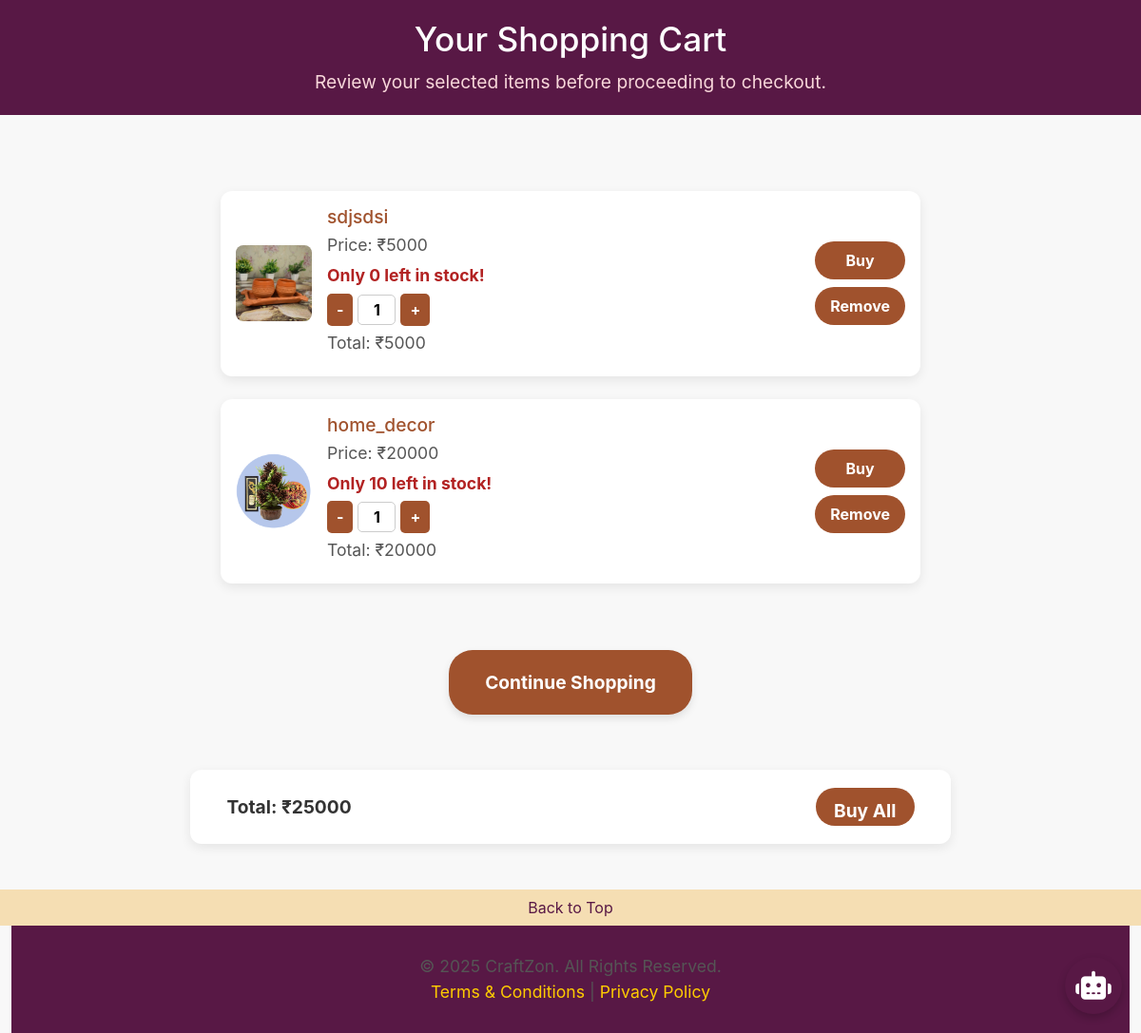
Screenshot of /user/cart.php (signed in) with the database file from the repository.
### tables this page shows
CREATE TABLE `user_cart` (
  `cart_id` int(11) NOT NULL,
  `user_id` int(11) NOT NULL,
  `product_id` int(11) NOT NULL,
  `quantity` int(11) DEFAULT 1,
  `added_at` timestamp NOT NULL DEFAULT current_timestamp()
);

CREATE TABLE `product_table` (
  `product_id` int(11) NOT NULL,
  `product_name` varchar(25) NOT NULL,
  `crafted_by` varchar(25) NOT NULL,
  `category` varchar(25) NOT NULL,
  `price` int(11) NOT NULL,
  `stock_quantity` int(11) NOT NULL,
  `stock_status` enum('in stock','out of stock') NOT NULL,
  `product_description` varchar(200) NOT NULL,
  `image` varchar(255) NOT NULL,
  `created_at` datetime NOT NULL DEFAULT current_timestamp(),
  `status` enum('active','suspend') NOT NULL
);

### user/cart.php (the view, shortened to what this page needs)
<?php
$con = mysqli_connect("localhost", "root", "", "craftzon");
$uid = $_SESSION['users_id'] ?? 0;
$sel = "SELECT * FROM user_cart WHERE user_id = $uid";
$res = mysqli_query($con, $sel);
?>
<!DOCTYPE html>
<html lang="en">
<head>
<link href="https://cdnjs.cloudflare.com/ajax/libs/bootstrap/5.3.2/css/bootstrap.min.css" rel="stylesheet">
<link href='https://cdnjs.cloudflare.com/ajax/libs/font-awesome/6.7.2/css/all.min.css' rel='stylesheet'>
</head>
<body id="top1">
<div class="header">
    <h1>Your Shopping Cart</h1>
	<p style="margin-top: 10px; font-size: 1.2rem; color: #f8d7da;">
        Review your selected items before proceeding to checkout.
    </p>
</div>
<br><br>
<?php
 if (mysqli_num_rows($res) > 0): ?>
    <div class="cart-list">
    <?php
    while ($row = mysqli_fetch_array($res)):
        $pid = $row['product_id'];
        $selpr = "SELECT * FROM product_table WHERE product_id = '$pid'";
        $respr = mysqli_query($con, $selpr);
        $rowp = mysqli_fetch_array($respr);
    ?>
        <div class="cart-card" data-cartid="<?= $row['cart_id'] ?>" data-price="<?= $rowp['price'] ?>" data-pid="<?= $pid ?>" data-stock="<?= $rowp['stock_quantity'] ?>">
            <img src="../<?= $rowp['image'] ?>" class="cart-image">
            <div class="cart-details">
                <h5><?= $rowp['product_name'] ?></h5>
                <p>Price: ₹<?= $rowp['price'] ?></p>
                <?php
 if ($rowp['stock_quantity'] <= 10): ?>
            <p style="color:#B22222; font-weight:bold;">Only <?= $rowp['stock_quantity'] ?> left in stock!</p>
            <?php
 endif; ?>
                <div class="quantity-selector">
                    <button type="button" class="qty-btn" onclick="changeQty(<?= $row['cart_id'] ?>, -1)">-</button>
                    <input type="text" id="qty-<?= $row['cart_id'] ?>" value="<?= $row['quantity'] ?>" readonly>
                    <button type="button" class="qty-btn" onclick="changeQty(<?= $row['cart_id'] ?>, 1)">+</button>
                </div>
                <p>Total: ₹<span id="total-<?= $row['cart_id'] ?>"><?= $rowp['price'] * $row['quantity'] ?></span></p>
            </div>
            <div class="cart-actions">
<input type="button" value="Buy"
       onclick="
           document.getElementById('qty_hidden_<?php
 echo $row['cart_id']; ?>').value =
               document.getElementById('qty-<?php
 echo $row['cart_id']; ?>').value;
           document.getElementById('buyForm_<?php
 echo $row['cart_id']; ?>').submit();
       ">
                <form method="post">
                    <input type="submit" name="remove" value="Remove">
                </form>
            </div>
        </div>
    <?php
 endwhile; ?>
    </div>
    <button class="continue-shopping-button" onclick="window.location.href='crafthome.php'">Continue Shopping</button>
    <div class="cart-summary">
        <span>Total: ₹<span id="cart-total">0</span></span>
        <button class="order-now-btn" onclick="window.location.href='orderform_all.php?uid=<?= $uid ?>'">Buy All</button>
    </div>
<?php
 endif; ?>
<div class="container-fluid text-center mt-4">
			<div class="row mt-4" style="background-color:#f5deb3;">
				<div class="col-12">
					<a href="#top1" class="btn btn-link" style="text-decoration:none;color:#581845;">Back to Top</a>
				</div>
			</div>
		<div class="footer">
    <p>&copy; 2025 CraftZon. All Rights Reserved.</p>
    <p><a href="condition.html">Terms & Conditions</a> | <a href="privacypolicy.html">Privacy Policy</a></p>
</div>
	</div>
<?php
 include 'chatbot.php'; ?>
</body>
</html>

### user/cart.php (style rules this page uses)
body { margin:0; padding:0; font-family: 'Inter', sans-serif; background-color:#F8F8F8; color:#333; font-size:16px; display:flex; flex-direction:column; align-items:center; min-height:100vh; }
.cart-list { display:flex; flex-direction:column; align-items:center; gap:1.5em; padding:2em; width:100%; max-width:800px; }
.cart-card { display:flex; justify-content:space-between; align-items:center; background-color:#fff; padding:1em; border-radius:12px; box-shadow:0 4px 12px rgba(0,0,0,0.08); width:100%; }
.cart-image { width:80px; height:80px; border-radius:8px; object-fit:cover; }
.cart-details { flex:1; margin-left:1em; }
.cart-details h5 { margin:0; color:#A0522D; font-size:1.2em; }
.cart-details p { margin:0.3em 0; color:#555; }
.cart-actions { display:flex; flex-direction:column; gap:0.5em; }
.cart-actions input[type="button"], .cart-actions input[type="submit"], .continue-shopping-button { background-color:#A0522D; color:#fff; border:none; padding:0.5em 1em; border-radius:25px; cursor:pointer; font-weight:bold; transition:background-color 0.3s ease; }
.continue-shopping-button { margin:2em auto; font-size:1.2em; padding:1em 2em; box-shadow:0 4px 8px rgba(0,0,0,0.1); display:inline-block; }
h1 { color:#A0522D; font-size:1.8em; margin:0; }
p { font-size:1.1em; color:#555; margin:0; }
.quantity-selector { display:flex; align-items:center; gap:5px; margin-top:5px; }
.qty-btn { background-color:#A0522D; color:#fff; border:none; padding:5px 10px; font-size:16px; border-radius:5px; cursor:pointer; font-weight:bold; transition:background-color 0.3s ease; }
.quantity-selector input[type="text"] { width:40px; text-align:center; font-size:16px; font-weight:bold; border:1px solid #ccc; border-radius:5px; padding:3px 0; }
.cart-summary { margin-top:20px; background-color:#fff; padding:1em 2em; border-radius:12px; box-shadow:0 4px 12px rgba(0,0,0,0.08); width:90%; max-width:800px; display:flex; justify-content:space-between; align-items:center; font-size:1.2em; font-weight:bold; }
.order-now-btn { background-color: #A0522D; color: #fff; border: none; padding:0.5em 1em; height:40px; border-radius:25px; cursor:pointer; font-weight:bold; transition: background-color 0.3s ease; }
.header { background-color:#581845; color:#fff; padding: 20px 0; width:100%; text-align: center; }
.header h1 { color:white; margin: 0; font-size: 2.2rem; }
.header p { margin: 5px 0 0 0; font-size: 1rem; }
.footer { background-color: #581845; color: #fff; padding: 30px 20px; text-align: center; width:100%; }
.footer a { color: #ffcc00; text-decoration: none; }
a { text-decoration:none; color:white; }

### rows the page displays
user_cart: product.image (picture), product.product_name "sdjsdsi", product.price "5000", product.stock_quantity "0", quantity "1", $rowp['price']*$row['quantity'] "5000"
user_cart: product.image (picture), product.product_name "home_decor", product.price "20000", product.stock_quantity "10", quantity "1", $rowp['price']*$row['quantity'] "20000"
